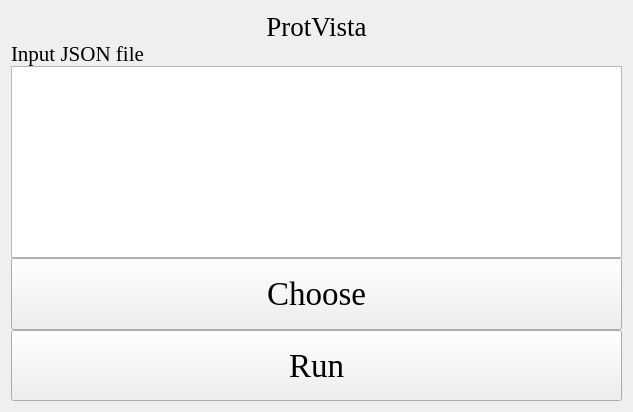
<?xml version="1.0" encoding="UTF-8"?>
<ui version="4.0">
 <class>Form</class>
 <widget class="QWidget" name="Form">
  <property name="geometry">
   <rect>
    <x>0</x>
    <y>0</y>
    <width>633</width>
    <height>412</height>
   </rect>
  </property>
  <property name="windowTitle">
   <string>Form</string>
  </property>
  <property name="styleSheet">
   <string notr="true">background-image: url(D:/tools/Pycharm/pyqt/logo/green_back.png);</string>
  </property>
  <layout class="QGridLayout" name="gridLayout_4">
   <property name="verticalSpacing">
    <number>0</number>
   </property>
   <item row="0" column="0">
    <layout class="QGridLayout" name="gridLayout_5">
     <property name="verticalSpacing">
      <number>0</number>
     </property>
     <item row="5" column="0" rowspan="2" colspan="2">
      <widget class="QTextBrowser" name="textBrowser">
       <property name="styleSheet">
        <string notr="true">background-image: url(D:/Documents/Desktop/white.png)</string>
       </property>
      </widget>
     </item>
     <item row="8" column="0" colspan="2">
      <widget class="QPushButton" name="pushButton">
       <property name="sizePolicy">
        <sizepolicy hsizetype="Preferred" vsizetype="Preferred">
         <horstretch>0</horstretch>
         <verstretch>0</verstretch>
        </sizepolicy>
       </property>
       <property name="font">
        <font>
         <family>Times New Roman</family>
         <pointsize>25</pointsize>
        </font>
       </property>
       <property name="text">
        <string>Run</string>
       </property>
      </widget>
     </item>
     <item row="0" column="0" colspan="2">
      <widget class="QLabel" name="label">
       <property name="sizePolicy">
        <sizepolicy hsizetype="Preferred" vsizetype="Fixed">
         <horstretch>0</horstretch>
         <verstretch>0</verstretch>
        </sizepolicy>
       </property>
       <property name="font">
        <font>
         <family>Times New Roman</family>
         <pointsize>20</pointsize>
        </font>
       </property>
       <property name="text">
        <string>ProtVista</string>
       </property>
       <property name="alignment">
        <set>Qt::AlignCenter</set>
       </property>
      </widget>
     </item>
     <item row="3" column="0" colspan="2">
      <widget class="QLabel" name="label_2">
       <property name="sizePolicy">
        <sizepolicy hsizetype="Preferred" vsizetype="Fixed">
         <horstretch>0</horstretch>
         <verstretch>0</verstretch>
        </sizepolicy>
       </property>
       <property name="font">
        <font>
         <family>Times New Roman</family>
         <pointsize>16</pointsize>
        </font>
       </property>
       <property name="text">
        <string>Input JSON file</string>
       </property>
       <property name="alignment">
        <set>Qt::AlignLeading|Qt::AlignLeft|Qt::AlignVCenter</set>
       </property>
      </widget>
     </item>
     <item row="7" column="0" colspan="2">
      <widget class="QPushButton" name="pushButton_2">
       <property name="sizePolicy">
        <sizepolicy hsizetype="Preferred" vsizetype="Preferred">
         <horstretch>0</horstretch>
         <verstretch>0</verstretch>
        </sizepolicy>
       </property>
       <property name="font">
        <font>
         <family>Times New Roman</family>
         <pointsize>25</pointsize>
        </font>
       </property>
       <property name="text">
        <string>Choose</string>
       </property>
      </widget>
     </item>
    </layout>
   </item>
  </layout>
 </widget>
 <resources/>
 <connections/>
</ui>
